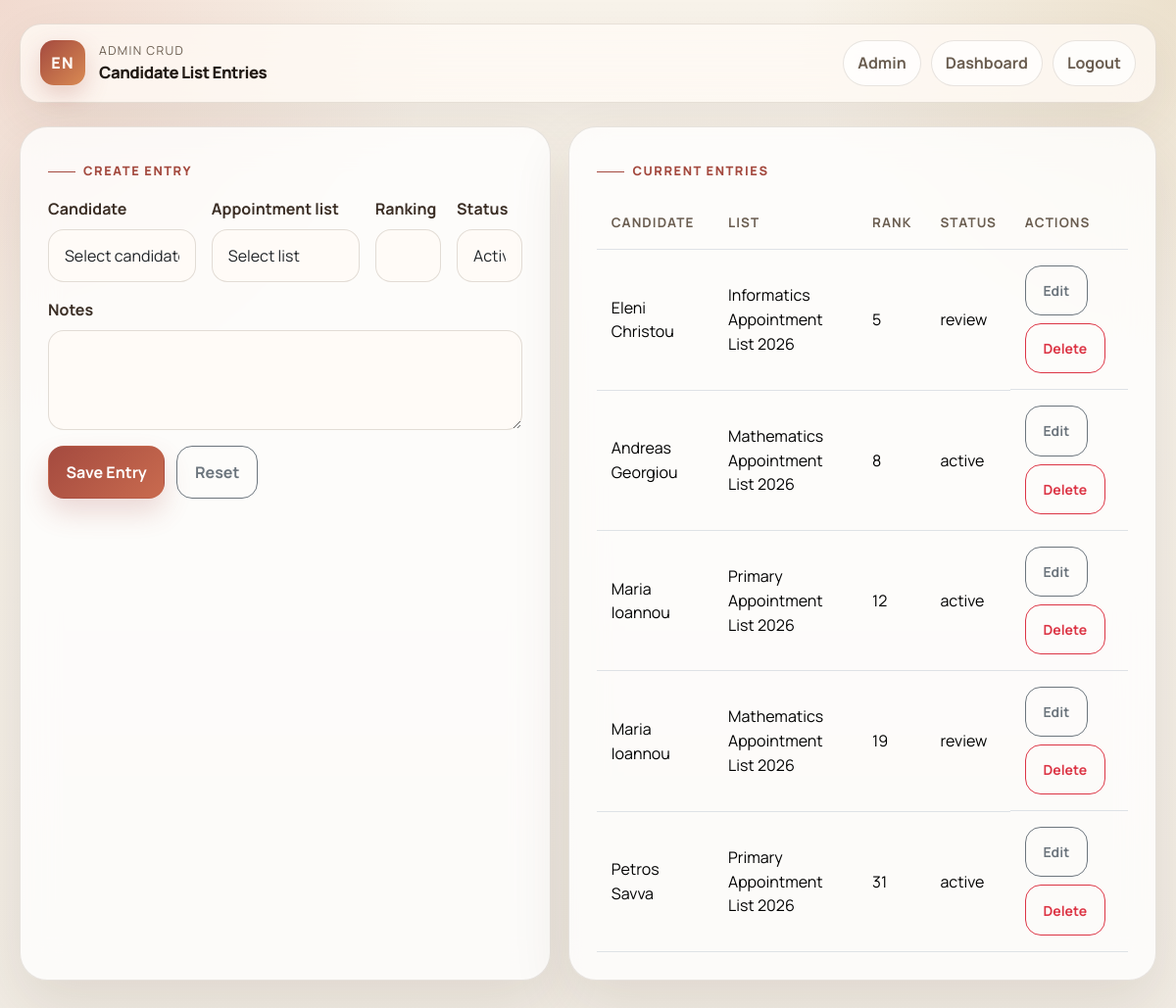
Page /modules/entries/dashboard.php (signed in) on the committed database.
### tables this page shows
CREATE TABLE IF NOT EXISTS candidate_list_entries (
  id INT UNSIGNED AUTO_INCREMENT PRIMARY KEY,
  candidate_id INT UNSIGNED NOT NULL,
  list_id INT UNSIGNED NOT NULL,
  ranking INT UNSIGNED NOT NULL,
  status VARCHAR(40) NOT NULL DEFAULT 'active',
  notes TEXT NOT NULL,
  created_at TIMESTAMP NOT NULL DEFAULT CURRENT_TIMESTAMP,
  CONSTRAINT fk_entries_candidate
    FOREIGN KEY (candidate_id) REFERENCES candidates(id)
    ON DELETE CASCADE
    ON UPDATE CASCADE,
  CONSTRAINT fk_entries_list
    FOREIGN KEY (list_id) REFERENCES appointment_lists(id)
    ON DELETE CASCADE
    ON UPDATE CASCADE,
  UNIQUE KEY uniq_candidate_list (candidate_id, list_id)
);

CREATE TABLE IF NOT EXISTS candidates (
  id INT UNSIGNED AUTO_INCREMENT PRIMARY KEY,
  first_name VARCHAR(80) NOT NULL,
  last_name VARCHAR(80) NOT NULL,
  email VARCHAR(255) NOT NULL UNIQUE,
  city VARCHAR(120) NOT NULL,
  phone VARCHAR(40) NOT NULL,
  created_at TIMESTAMP NOT NULL DEFAULT CURRENT_TIMESTAMP
);

CREATE TABLE IF NOT EXISTS appointment_lists (
  id INT UNSIGNED AUTO_INCREMENT PRIMARY KEY,
  specialty_id INT UNSIGNED NOT NULL,
  title VARCHAR(160) NOT NULL,
  publish_year SMALLINT UNSIGNED NOT NULL,
  status VARCHAR(40) NOT NULL DEFAULT 'draft',
  created_at TIMESTAMP NOT NULL DEFAULT CURRENT_TIMESTAMP,
  CONSTRAINT fk_lists_specialty
    FOREIGN KEY (specialty_id) REFERENCES specialties(id)
    ON DELETE CASCADE
    ON UPDATE CASCADE
);

### includes/functions.php (called while the page is built, shortened)
<?php
function e(?string $value): string
{
    return htmlspecialchars((string) $value, ENT_QUOTES, 'UTF-8');
}
function request_id(string $key = 'id'): int
{
    return (int) ($_GET[$key] ?? 0);
}

### modules/entries/dashboard.php (the view, shortened to what this page needs)
<?php
require_once __DIR__ . '/../../includes/functions.php';
$pdo = db();
$editId = request_id();
$form = ['candidate_id' => 0, 'list_id' => 0, 'ranking' => '', 'status' => 'active', 'notes' => ''];
$entries = $pdo->query(
    'SELECT
        candidate_list_entries.*,
        candidates.first_name,
        candidates.last_name,
        appointment_lists.title AS list_title
     FROM candidate_list_entries
     INNER JOIN candidates ON candidates.id = candidate_list_entries.candidate_id
     INNER JOIN appointment_lists ON appointment_lists.id = candidate_list_entries.list_id
     ORDER BY candidate_list_entries.ranking ASC'
)->fetchAll();
?>
<?php require_once __DIR__ . '/../../includes/header.php'; ?>
<body>
<div class="app-shell">
  <div class="app-frame">
    <div class="project-topbar">
      <div class="brand-mark">
        <div class="brand-badge">EN</div>
        <div class="brand-copy">
          <span class="brand-eyebrow">Admin CRUD</span>
          <span class="brand-title">Candidate List Entries</span>
        </div>
      </div>
      <div class="topbar-links">
        <a class="topbar-link" href="../admin/dashboard.php">Admin</a>
        <a class="topbar-link" href="../dashboard.php">Dashboard</a>
        <a class="topbar-link" href="../../auth/logout.php">Logout</a>
      </div>
    </div>
    <div class="crud-layout">
      <section class="page-panel dashboard-hero">
        <span class="section-label"><?= $editId > 0 ? 'Edit entry' : 'Create entry' ?></span>
        <form method="post" action="dashboard.php<?= $editId > 0 ? '?id=' . $editId : '' ?>" class="row g-3">
          <div class="col-md-4">
            <label for="candidate_id" class="form-label">Candidate</label>
            <select id="candidate_id" name="candidate_id" class="form-select" required>
              <option value="0">Select candidate</option>
            </select>
          </div>
          <div class="col-md-4">
            <label for="list_id" class="form-label">Appointment list</label>
            <select id="list_id" name="list_id" class="form-select" required>
              <option value="0">Select list</option>
            </select>
          </div>
          <div class="col-md-2">
            <label for="ranking" class="form-label">Ranking</label>
            <input id="ranking" name="ranking" type="number" class="form-control" value="<?= e((string) $form['ranking']) ?>" required>
          </div>
          <div class="col-md-2">
            <label for="status" class="form-label">Status</label>
            <select id="status" name="status" class="form-select" required>
              <?php foreach (['active', 'review', 'archived'] as $value): ?>
                <option value="<?= e($value) ?>" <?= $form['status'] === $value ? 'selected' : '' ?>><?= e(ucfirst($value)) ?></option>
              <?php endforeach; ?>
            </select>
          </div>
          <div class="col-12">
            <label for="notes" class="form-label">Notes</label>
            <textarea id="notes" name="notes" class="form-control" rows="3" required><?= e((string) $form['notes']) ?></textarea>
          </div>
          <div class="col-12 stack-actions">
            <button type="submit" name="action" value="save" class="btn btn-primary">Save Entry</button>
            <a class="btn btn-outline-secondary" href="dashboard.php">Reset</a>
          </div>
        </form>
      </section>
      <section class="page-panel dashboard-side">
        <span class="section-label">Current entries</span>
        <div class="table-responsive">
          <table class="table app-table">
            <thead>
              <tr>
                <th>Candidate</th>
                <th>List</th>
                <th>Rank</th>
                <th>Status</th>
                <th>Actions</th>
              </tr>
            </thead>
            <tbody>
              <?php foreach ($entries as $entry): ?>
                <tr>
                  <td><?= e($entry['first_name'] . ' ' . $entry['last_name']) ?></td>
                  <td><?= e((string) $entry['list_title']) ?></td>
                  <td><?= e((string) $entry['ranking']) ?></td>
                  <td><?= e((string) $entry['status']) ?></td>
                  <td class="table-actions">
                    <a class="btn btn-sm btn-outline-secondary" href="dashboard.php?id=<?= e((string) $entry['id']) ?>">Edit</a>
                    <form method="post" action="dashboard.php" class="inline-form">
                      <button type="submit" name="action" value="delete" class="btn btn-sm btn-outline-danger">Delete</button>
                    </form>
                  </td>
                </tr>
              <?php endforeach; ?>
            </tbody>
          </table>
        </div>
      </section>
    </div>
  </div>
</div>
</body>
</html>

### assests/css/styles.css (style rules this page uses)
:root { --bg: #f6f1e8; --panel: rgba(255, 255, 255, 0.78); --panel-strong: #ffffff; --line: rgba(110, 95, 74, 0.16); --text: #221b15; --muted: #6a5d50; --accent: #a44a3f; --accent-2: #82352c; --accent-soft: #f3dfd4; --ink-soft: #f9f5ef; --success-soft: #dcefdc; }
* { box-sizing: border-box; }
body { margin: 0; font-family: "Manrope", sans-serif; background: var(--bg); color: var(--text); line-height: 1.55; min-height: 100vh; background-image: radial-gradient(circle at top left, rgba(212, 107, 88, 0.18), transparent 28%), radial-gradient(circle at top right, rgba(189, 154, 91, 0.2), transparent 24%), linear-gradient(180deg, #f8f3ea 0%, #f1ece4 100%); }
a { color: var(--accent); text-decoration-thickness: 2px; text-underline-offset: 2px; }
.app-shell { min-height: 100vh; padding: 24px 14px 40px; }
.app-frame { width: min(1160px, 100%); margin: 0 auto; }
.project-topbar { display: flex; justify-content: space-between; align-items: center; gap: 16px; padding: 16px 20px; margin-bottom: 24px; border: 1px solid var(--line); border-radius: 22px; background: rgba(255, 250, 245, 0.78); backdrop-filter: blur(18px); box-shadow: 0 18px 50px rgba(81, 55, 38, 0.08); }
.brand-mark { display: flex; align-items: center; gap: 14px; }
.brand-badge { width: 46px; height: 46px; border-radius: 14px; display: flex; align-items: center; justify-content: center; background: linear-gradient(135deg, var(--accent), #d98a53); color: #fff9f4; font-weight: 800; letter-spacing: 0.08em; box-shadow: 0 10px 24px rgba(164, 74, 63, 0.24); }
.brand-copy { display: flex; flex-direction: column; }
.brand-eyebrow { color: var(--muted); font-size: 0.77rem; text-transform: uppercase; letter-spacing: 0.11em; }
.brand-title { font-size: 1.05rem; font-weight: 800; letter-spacing: -0.03em; }
.topbar-links { display: flex; flex-wrap: wrap; gap: 10px; }
.topbar-link { padding: 10px 14px; border-radius: 999px; border: 1px solid var(--line); background: rgba(255, 255, 255, 0.72); color: var(--muted); text-decoration: none; font-weight: 700; transition: 180ms ease; }
.page-panel { border: 1px solid var(--line); border-radius: 28px; background: var(--panel); backdrop-filter: blur(18px); box-shadow: 0 24px 60px rgba(74, 48, 31, 0.11); }
.section-label { display: inline-flex; align-items: center; gap: 8px; font-size: 0.8rem; letter-spacing: 0.12em; text-transform: uppercase; color: var(--accent); font-weight: 800; margin-bottom: 16px; }
.section-label::before { content: ""; width: 28px; height: 1px; background: currentColor; }
.form-control, .form-select { border-radius: 16px; border: 1px solid rgba(110, 95, 74, 0.2); padding: 0.88rem 1rem; background: rgba(255, 251, 247, 0.9); }
.form-label { font-weight: 700; color: #3b2e25; }
.btn { border-radius: 16px; font-weight: 700; padding: 0.88rem 1.1rem; }
.btn-primary { background: linear-gradient(135deg, var(--accent), #c96b4f); border-color: transparent; box-shadow: 0 14px 28px rgba(164, 74, 63, 0.2); }
.btn-outline-secondary, .btn-outline-danger, .btn-outline-primary { border-width: 1px; }
.stack-actions { display: flex; flex-wrap: wrap; gap: 12px; }
.dashboard-hero, .dashboard-side, .search-panel { padding: 28px; }
.crud-layout { display: grid; grid-template-columns: minmax(320px, 0.95fr) minmax(0, 1.05fr); gap: 18px; }
.app-table { margin-bottom: 0; vertical-align: middle; }
.app-table th { color: var(--muted); font-size: 0.84rem; text-transform: uppercase; letter-spacing: 0.08em; }
.app-table td, .app-table th { padding: 1rem 0.9rem; background: transparent; }
.table-actions { display: flex; flex-wrap: wrap; gap: 8px; }
.inline-form { display: inline-flex; }

### rows in the picture
candidate_list_entries: candidate.last_name "Eleni Christou", list.title "Informatics Appointment List 2026", ranking "5", status "review"
candidate_list_entries: candidate.last_name "Andreas Georgiou", list.title "Mathematics Appointment List 2026", ranking "8", status "active"
candidate_list_entries: candidate.last_name "Maria Ioannou", list.title "Primary Appointment List 2026", ranking "12", status "active"
candidate_list_entries: candidate.last_name "Maria Ioannou", list.title "Mathematics Appointment List 2026", ranking "19", status "review"
candidate_list_entries: candidate.last_name "Petros Savva", list.title "Primary Appointment List 2026", ranking "31", status "active"

### other values in the picture
form field status "Active"
